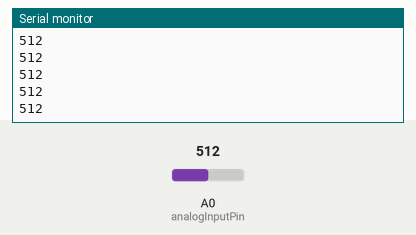
The sketch below on a simulated Arduino Uno, built with avr-gcc and run on an emulated ATmega328P. Shown: the last lines printed to the serial monitor. The test bench sets the inputs (shaded band); at power-on: A0 (analogInputPin) = 512.

Above: at 1.2 s.
1.3 s: A0 (analogInputPin) set to 716
At 2.3 s:
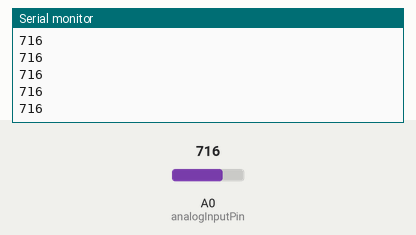
2.8 s: A0 (analogInputPin) set to 900
At 3.3 s:
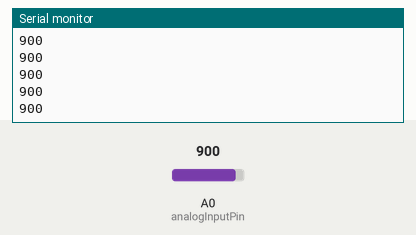
Timing chart, 0 to 5.8 s (numbered marks = the images above; inputs shaded):
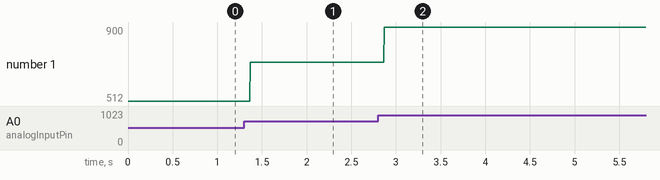

The sketch:

AnalogInputExample.ino
```cpp
int analogInputPin;; // this is the pin for analog input
int voltageInputVal;

void setup() {
  // put your setup code here, to run once:
  analogInputPin = A0;
  Serial.begin(9600); //This is for communication with the computer
}

void loop() {
  // put your main code here, to run repeatedly:
  voltageInputVal = analogRead(analogInputPin);//this will read the pin and give a value between 0-1023, which corresponds to a voltage between 0-5v
  Serial.println(voltageInputVal);//sends the reading to the computer to see
}
```

Measured:
- after the input at 1.3 s, the serial monitor: prints a new line after 0.07 s (image 1)
- after the input at 2.8 s, the serial monitor: prints a new line after 0.07 s (image 2)
- plotted number 1: 512 → 716 after the input at 1.3 s, 716 → 900 after the input at 2.8 s
